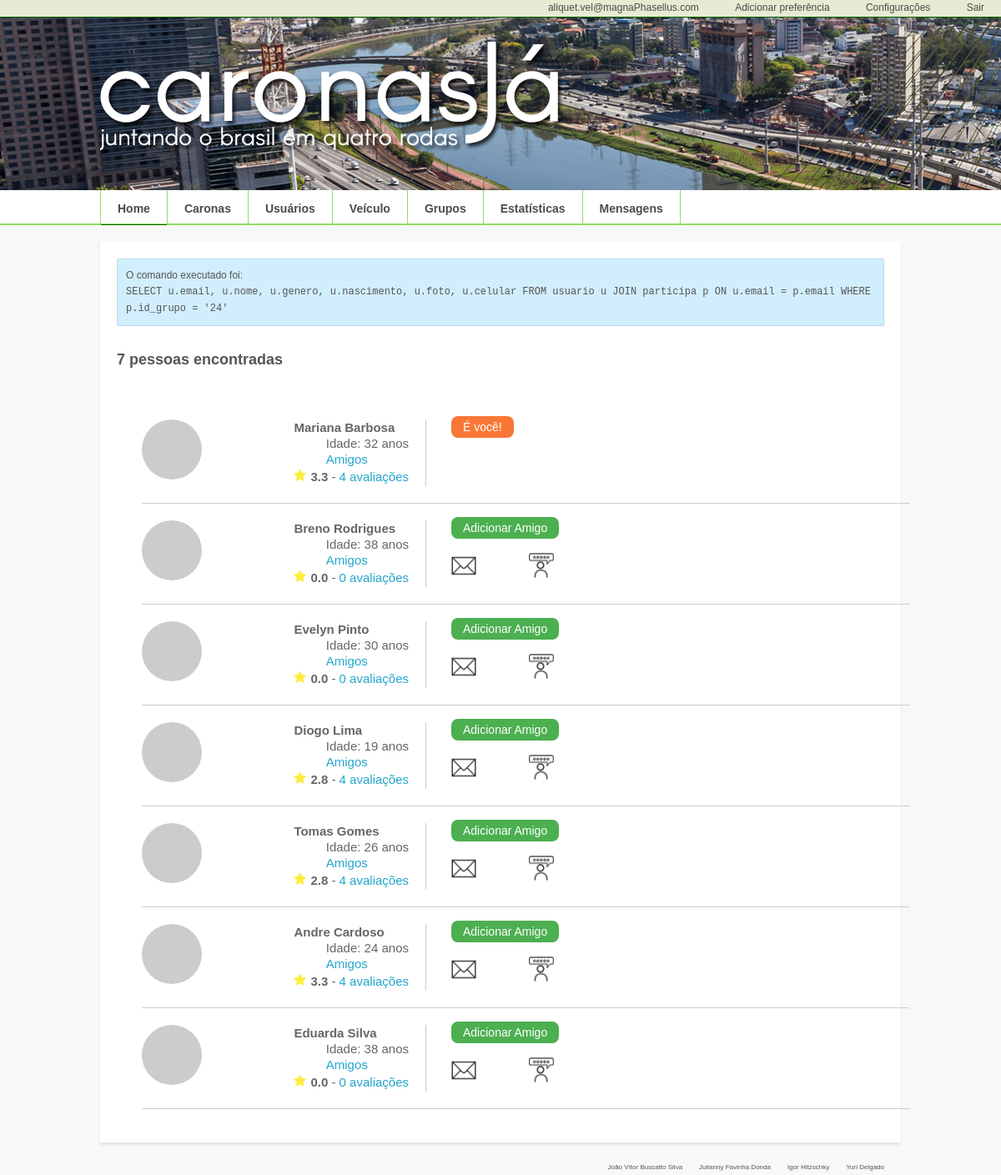
/listaUsuarios/grupo=24 (signed in), run on the app's committed database.
### tables this page shows
CREATE TABLE usuario (
	email			VARCHAR(100) NOT NULL,
	senha			CHAR(64) COMMENT "Senha criptografada em 64 bytes",
foto			VARCHAR(255) COMMENT "Caminho do arquivo da foto",
	nome			VARCHAR(50),
	genero			CHAR(1),
	nascimento		DATE,
	celular			VARCHAR(14),
	PRIMARY KEY 		(email)
);

### protected/classes/Login.php (called while the page is built, shortened)
<?php
	class Login extends DBOp {
		public static function isLogged() {
			if(isset($_SESSION['logged'])) {
				if($_SESSION['logged']) {
					return true;
				} else {
					return false;
				}
			} else {
				return false;
			}
		}
	}
?>

### protected/classes/Usuario.php (called while the page is built, shortened)
<?php
	class Usuario extends DBOp {
		public static function tableName() {
			return 'usuario';
		}
		public static function getFields() {
			return 'u.email, u.nome, u.genero, u.nascimento, u.foto, u.celular';
		}
		public function findByGrupo($id){
			if (parent::checkConnection()) {
				$query = "SELECT ".self::getFields()." FROM ".self::tableName()." u JOIN participa p ON u.email = p.email WHERE p.id_grupo = ?";
				if($stmt = $this->con->prepare($query)) {
					$stmt->bind_param('i', $id);
					$stmt->execute();
					$stmt->store_result();
					$stmt->bind_result($email, $nome, $genero, $nascimento, $foto, $celular);
					$rows = array();
					if($stmt->num_rows >= 1) {
						$this->rows = $stmt->num_rows;
						while($row = $stmt->fetch()) {
							$rows[] = array(
								'email' => $email,
								'nome' => $nome,
								'genero' => $genero,
								'nascimento' => $nascimento,
								'foto' => $foto,
								'celular' => $celular
								);
						}
						return $rows;
					} else {
						$this->rows = 0;
						return $rows;
					}
				} else {
					return false;
				}
			} else {
				parent::getMsg('error', 'Não existe uma conexão com o banco. Inicialize uma antes de realizar essa operação.');
				return false;
			}
		}
	}
?>

### protected/libs/DBOp.php (called while the page is built, shortened)
<?php
	class DBOp extends SiteHandler {
		public $con;
		private function connect($host, $user, $pass, $db) {
			try {
				$this->con = new mysqli($host, $user, $pass, $db);
			} catch (Exception $e ) {
				parent::getAlert('Falha na conexao. Verfique se os dados estao corretos.');
			}
		}
		public function checkConnection() {
			if($this->con->ping()) {
				return true;
			} else {
				return false;
			}
		}
	}
?>

### protected/classes/Avalia.php (called while the page is built, shortened)
<?php
	class Avalia extends DBOp {
		public static function tableName() {
			return 'avalia';
		}
		public function getCountAvgNotas($email_avaliado) {
			if (parent::checkConnection()) {
				$query = "SELECT COUNT(a.nota), AVG(a.nota) FROM ".self::tableName()." a WHERE a.email_avaliado = '".$email_avaliado."' GROUP BY a.email_avaliado";
				if($stmt = $this->con->prepare($query)) {
					$stmt->execute();
					$stmt->store_result();
					$stmt->bind_result($count_nota, $avg_nota);
					$rows = array();
					if($stmt->num_rows >= 1) {
						while($row = $stmt->fetch()) {
							$rows[] = array(
								'count_nota' => $count_nota,
								'avg_nota' => $avg_nota
								);
						}
						return $rows;
					} else {
						return $rows;
					}
				} else {
					return false;
				}
			} else {
				parent::getMsg('error', 'Não existe uma conexão com o banco. Inicialize uma antes de realizar essa operação.');
				return false;
			}
		}
	}
?>

### protected/classes/Amizade.php (called while the page is built, shortened)
<?php
	class Amizade extends DBOp {
		public static $query;
		public static function tableName() {
			return 'amizade';
		}
		public function findByEmail($email_amigo1, $email_amigo2) {
			if(parent::checkConnection()) {
				$query = "SELECT a.email_amigo1, a.email_amigo2, a.data_inicio FROM ".self::tableName(). " a WHERE (a.email_amigo1 = ? AND a.email_amigo2 = ?) OR (a.email_amigo2 = ? AND a.email_amigo1 = ?)";
				self::$query = "SELECT a.email_amigo1, a.email_amigo2, a.data_inicio FROM ".self::tableName(). " a WHERE a.email_amigo1 = '$email_amigo1' AND a.email_amigo2 = '$email_amigo2'";
				if($stmt = $this->con->prepare($query)) {
					$stmt->bind_param('ssss', $email_amigo1, $email_amigo2, $email_amigo1, $email_amigo2);
					$stmt->execute();
					$stmt->store_result();
					$stmt->bind_result($email_amigo1, $email_amigo2, $data_inicio);
					$rows = array();
					if($stmt->num_rows >= 1) {
						$this->rows = $stmt->num_rows;
						while($row = $stmt->fetch()) {
							$rows[] = array(
								'email_amigo1' => $email_amigo1,
								'email_amigo2' => $email_amigo2,
								'data_inico' => $data_inicio
								);
						}
						return $rows;
					} else {
						$this->rows = 0;
						return $rows;
					}
				} else {
					echo self::$query;
					return false;
				}
			} else {
				parent::getMsg('error', 'Não existe uma conexão com o banco. Inicialize uma antes de realizar essa operação.');
				return false;
			}
		}
	}
?>

### app/pages/listausuarios.php (the view, shortened to what this page needs)
	<?php
	$usuario = new Usuario;
	$amizade = new Amizade;
	$date = new DateTime('today');
	$listas = array ();
	if(isset($_GET['nome']) && !empty($_GET['nome'])) {
		$nome = $_GET['nome'];
		$listas = $usuario->findByNome($nome);
	} else if (isset($_GET['grupo'])) {
		$grupo = $_GET['grupo'];
		$listas = $usuario->findByGrupo($grupo);
	}else if (isset($_GET['email'])){
		$email = $_GET['email'];
		$listas = $usuario->findFriends($email);
	}else if (isset($_GET['carona'])) {
		$carona = $_GET['carona'];
		$listas = $usuario->findByCarona($carona);
	} else {
		$listas = $usuario->selectAll();
	}
	SiteHandler::getQueryAlert(Usuario::$query);
	?>
<div class="default-list">
	<div class="totalbusca">
		<?php if($usuario->rows > 0) { ?>
		<span><?= $usuario->rows ?>&nbsp;</span><h1>pessoas encontradas</h1>
		<?php } else { ?>
		<h1>Nenhuma pessoa foi encontrada.</h1>
		<?php
		}
		?>
	</div>
	<?php
		foreach($listas as $item) {
		$avalia = new Avalia;
		$nota = $avalia->getCountAvgNotas($item['email']);
		if ($avalia->rows < 1){
			$nota[0]['avg_nota'] = 0;
			$nota[0]['count_nota'] = 0;
		}
	?>
	<div class="line">
		<div class="col4">
			<div class="info">
				<img src="<?= $item['foto'] ?>" width="72" height="72">
				<span class="username"><b><?= $item['nome'] ?></b> <br>
				<span class="username">Idade: <?= $date->diff(date_create($item['nascimento']))->y ?> anos <br>
				<a href="<?= PATH_HREF ?>listaUsuarios/email=<?= $item['email'] ?>"> Amigos </a>
				</span>
				<div class="trust">
					<p>
						<img src="<?= PATH.'resources/'?>star.png" width="15" height="15">
						<span class="dark"><?= number_format($nota[0]['avg_nota'],1) ?>&nbsp;</span>
						<span class="light"> - <a href ="<?= PATH_HREF ?>listaAvalia/email=<?= $item['email'] ?>"><?= $nota[0]['count_nota'] ?> avaliações </a></span>
					</p>
				</div>
			</div>
		</div>
			<div class = "icons col3">
				<?php
					 if($_SESSION['email'] == $item['email']) { ?>
					<a class="br">É você!</a> <br> <br>
					<?php } else {
					if($amizade->rows >= 1): ?>
					<a class="br">Vocês são amigos</a> <br> <br>
				<?php elseif($_SESSION['email'] !== $item['email']): ?>
					<a href="<?= PATH_HREF  ?>action/amigo/<?= $item['email'] ?>/<?= $_SESSION['email'] ?>" class="btn">Adicionar Amigo</a> <br> <br>
				<?php endif; ?>
					<a href= "<?= PATH_HREF ?>enviarMensagem/email=<?= $item['email'] ?>"><img src = "<?= PATH.'resources/'?>msg.png" width="30" height="30"></a>
					<a href= "<?= PATH_HREF ?>enviarAvaliacao/email=<?= $item['email'] ?>"><img src = "<?= PATH.'resources/'?>avaliar.png" width="30" height="30"></a>
					<?php } ?>
			</div>
	</div>
	<?php
		}
	?>
</div>

### app/includes/header.php (shortened to what this page needs)
<!DOCTYPE html>
<html lang="pt-br">
    <head>
		<link rel="stylesheet" href="<?= PATH.'css/' ?>bootstrap.css" />
		<link rel="stylesheet" href="<?= PATH.'css/' ?>style.css" />
    </head>
    <body>
        <header>
        <nav class="navbar navbar-default navbar-fixed-top">
            <div class="container">
                <ul>
                    <?php
                    if(!Login::isLogged()) {
                    ?>
                    <li><a href="<?= PATH_HREF ?>SignIn">Sign in</a></li>
                    <li><a href="<?= PATH_HREF ?>SignUp">Sign up</a></li>
                    <?php
                    } else {
                    ?>
                    <li><a href="SignIn"><?=  $_SESSION['email'] ?></a></li>
					<li><a href="<?= PATH_HREF ?>preferencia">Adicionar preferência</a></li>
					<li><a href="<?= PATH_HREF ?>Config">Configurações</a></li>
                    <li><a href="<?= PATH_HREF ?>action/Logout">Sair</a></li>
                    <?php
                        }
                    ?>
                </ul>
            </div>
        </nav>
            <div class="wrapper">
                <div id="logo">
                    <a href="<?= PATH_HREF ?>Home">
                       <img src="<?= PATH.'resources/'?>logotipo.png" alt ="Caronasjá">
                    </a>
                </div>
            </div>
        </header>
        <div id="menu-principal">
            <div class="wrapper">
					<nav id="menu">
						<ul>
							<li id = "first"><a id = "link" href="<?= PATH_HREF ?>Home" class="PrincipAtivo"><b>Home</b></a></li>
							<li id = "first" class = "dropdown"><a id = "link" data-toggle="dropdown" ><b>Caronas</b></a>
							</li>
							<li id = "first"><a id = "link" href="<?= PATH_HREF ?>buscaUsuarios"><b>Usuários</b></a></li>
							<li id = "first"><a id = "link"href="<?= PATH_HREF ?>veiculo"><b>Veículo</b></a></li>
							<li id = "first" class = "dropdown"><a id = "link" data-toggle="dropdown"><b>Grupos</b></a>
							</li>
							<li id = "first"><a id = "link"href="<?= PATH_HREF ?>estatisticas"><b>Estatísticas</b></a></li>
                            <li id = "first"><a id = "link"href="<?= PATH_HREF ?>listaMensagens"><b>Mensagens</b></a></li>
						</ul>
					</nav>
            </div>
        </div>
        <div class="wrapper">
            <div class="content">

### index.php (shortened to what this page needs)
<?php
    require_once("protected/classes/SiteHandler.php");
    require_once("protected/libs/DBOp.php");
    require_once("protected/classes/Usuario.php");
    require_once("protected/classes/Login.php");
	require_once("protected/classes/Avalia.php");
	require_once("protected/classes/Amizade.php");
    include_once("app/includes/header.php");
    $site = new SiteHandler;
    $permitidas = array('signin','signup');
    if(isset($_GET['p']) && !empty($_GET['p'])) {
        if($_GET['p'] == 'action') {
            require_once($site->getAction($_GET['s']));
        } else {
            if(in_array(strtolower($_GET['p']), $permitidas)) {
                require_once($site->getPage($_GET['p']));
            } else {
                if(Login::isLogged()) {
                    require_once($site->getPage($_GET['p']));
                } else {
                    SiteHandler::getAlert('Você precisa estar logado para acessar essa página.','error');
                    require_once($site->getLoginPage());
                }
            }
       }
    } else {
        require_once($site->getHome());
    }
    include_once("app/includes/footer.php");
?>

### protected/classes/SiteHandler.php (shortened to what this page needs)
<?php
	class SiteHandler {
		public static function getAlert($message, $type='error') {
			switch($type) {
				case 'advise':
					echo '<div class="alert adviseMsg">'.$message.'</div>';
					break;
			}
		}
		public static function getQueryAlert($query) {
			self::getAlert("O comando executado foi:<br> <span class=\"query\">".$query . "</span>", 'advise');
		}
	}
?>

### app/includes/footer.php
</div>
</div>
		<div class = "wrapper">
	    	<footer>
	    		<ul>
	    			<li>Yuri Delgado</li>
	    			<li>Igor Hitzschky</li>
	    			<li>Julianny Favinha Donda</li>
	    			<li>João Vítor Buscatto Silva</li>
	    		</ul>
	    	</footer>
	    </div>
	</body>
</html>

### data on the page
usuario: nome "Mariana Barbosa", nascimento "32", avg_nota "3.3", count_nota "4", shows "É você!"
usuario: nome "Breno Rodrigues", nascimento "38", avg_nota "0.0", count_nota "0"
usuario: nome "Evelyn Pinto", nascimento "30", avg_nota "0.0", count_nota "0"
usuario: nome "Diogo Lima", nascimento "19", avg_nota "2.8", count_nota "4"
usuario: nome "Tomas Gomes", nascimento "26", avg_nota "2.8", count_nota "4"
usuario: nome "Andre Cardoso", nascimento "24", avg_nota "3.3", count_nota "4"
usuario: nome "Eduarda Silva", nascimento "38", avg_nota "0.0", count_nota "0"

### other printed values
$_SESSION['email'] "aliquet.vel@magnaPhasellus.com"
$message "O comando executado foi: SELECT u.email, u.nome, u.genero, u.nascimento, u.foto, u.celular FROM usuario u JOIN participa p ON u.email = p.email WHERE p.id_grupo = '24'"
$usuario->rows "7"
